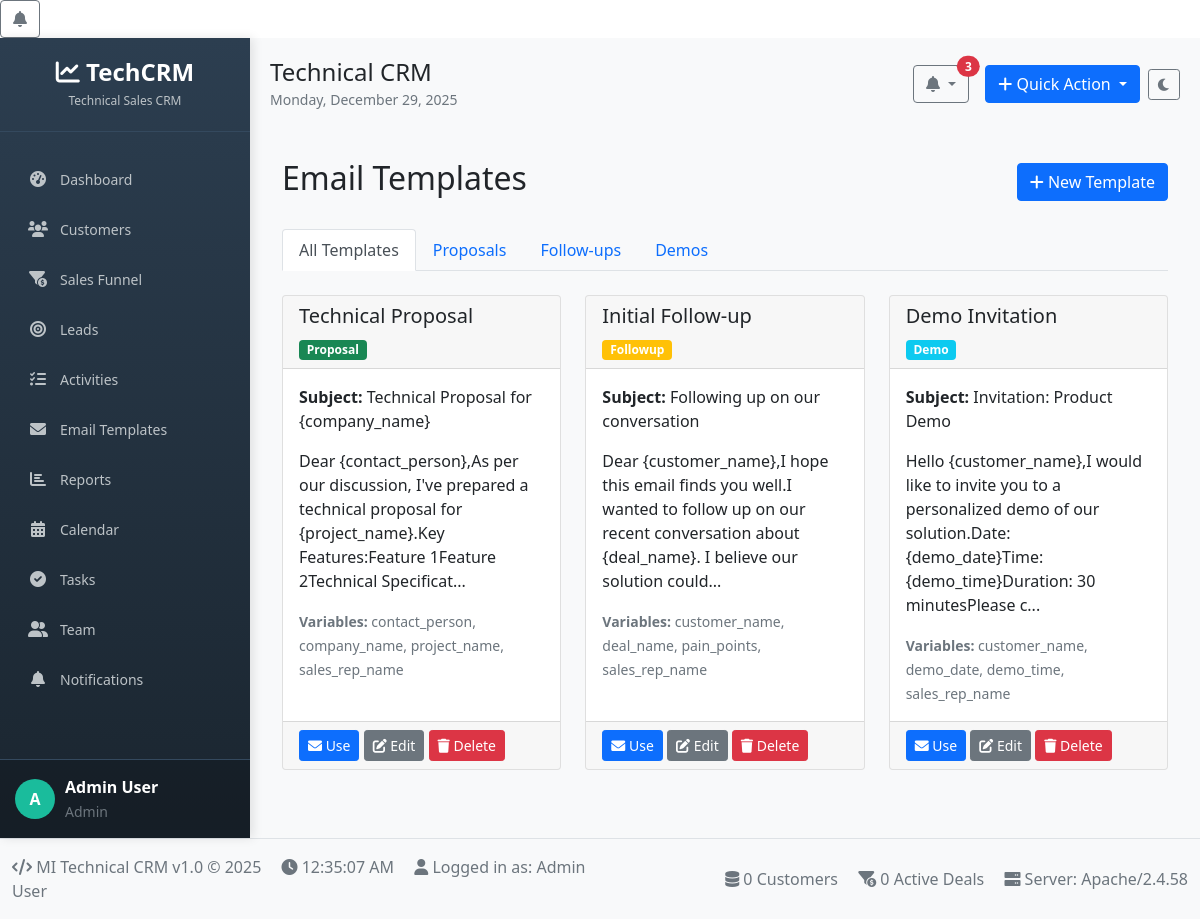
/email (signed in), run on the app's committed database.
### tables this page shows
CREATE TABLE email_templates (
    id INT AUTO_INCREMENT PRIMARY KEY,
    template_name VARCHAR(100) NOT NULL,
    template_slug VARCHAR(100) UNIQUE NOT NULL,
    subject VARCHAR(200) NOT NULL,
    content LONGTEXT NOT NULL,
    
     
    category ENUM('proposal', 'followup', 'demo', 'quote', 'meeting', 'general') DEFAULT 'general',
    
     
    variables TEXT,  
    
     
    is_active BOOLEAN DEFAULT TRUE,
    created_by INT,
    
    created_at TIMESTAMP DEFAULT CURRENT_TIMESTAMP,
    
    FOREIGN KEY (created_by) REFERENCES users(id) ON DELETE SET NULL
);

### app/controllers/email.php (the view, shortened to what this page needs)
<?php
$db = new Database();
$conn = $db->getConnection();
$query = "SELECT * FROM email_templates WHERE is_active = 1 ORDER BY category, template_name";
$stmt = $conn->prepare($query);
$stmt->execute();
$templates = $stmt->fetchAll(PDO::FETCH_ASSOC);
?>
<!DOCTYPE html>
<html lang="en">
<head>
    <link href="https://cdn.jsdelivr.net/npm/bootstrap@5.1.3/dist/css/bootstrap.min.css" rel="stylesheet">
    <link rel="stylesheet" href="https://cdnjs.cloudflare.com/ajax/libs/font-awesome/6.0.0/css/all.min.css">
    <link href="https://cdn.jsdelivr.net/npm/summernote@0.8.18/dist/summernote-lite.min.css" rel="stylesheet">
</head>
<body>
    <?php include __DIR__ . '/../views/sidebar.php'; ?>
    <div class="container-fluid py-4">
        <div class="d-flex justify-content-between align-items-center mb-4">
            <h2>Email Templates</h2>
            <button class="btn btn-primary" data-bs-toggle="modal" data-bs-target="#newTemplateModal">
                <i class="fas fa-plus"></i> New Template
            </button>
        </div>
        <div class="row mb-4">
            <div class="col-12">
                <ul class="nav nav-tabs">
                    <li class="nav-item">
                        <a class="nav-link active" data-bs-toggle="tab" href="#all">All Templates</a>
                    </li>
                    <li class="nav-item">
                        <a class="nav-link" data-bs-toggle="tab" href="#proposal">Proposals</a>
                    </li>
                    <li class="nav-item">
                        <a class="nav-link" data-bs-toggle="tab" href="#followup">Follow-ups</a>
                    </li>
                    <li class="nav-item">
                        <a class="nav-link" data-bs-toggle="tab" href="#demo">Demos</a>
                    </li>
                </ul>
            </div>
        </div>
        <div class="tab-content">
            <div class="tab-pane fade show active" id="all">
                <div class="row">
                    <?php foreach($templates as $template): ?>
                        <div class="col-md-4 mb-4">
                            <div class="card h-100">
                                <div class="card-header">
                                    <h5><?php echo $template['template_name']; ?></h5>
                                    <span class="badge bg-<?php
                                        switch($template['category']) {
                                            case 'proposal': echo 'success'; break;
                                            case 'followup': echo 'warning'; break;
                                            case 'demo': echo 'info'; break;
                                        }
                                    ?>">
                                        <?php echo ucfirst($template['category']); ?>
                                    </span>
                                </div>
                                <div class="card-body">
                                    <p><strong>Subject:</strong> <?php echo $template['subject']; ?></p>
                                    <div class="template-preview mb-3">
                                        <?php echo substr(strip_tags($template['content']), 0, 150); ?>...
                                    </div>
                                    <div class="variables">
                                        <small class="text-muted">
                                            <strong>Variables:</strong>
                                            <?php
                                                $vars = json_decode($template['variables'], true);
                                                if(is_array($vars)) {
                                                    echo implode(', ', $vars);
                                                }
                                            ?>
                                        </small>
                                    </div>
                                </div>
                                <div class="card-footer">
                                    <button class="btn btn-sm btn-primary use-template"
                                            data-id="<?php echo $template['id']; ?>"
                                            data-bs-toggle="modal"
                                            data-bs-target="#sendEmailModal">
                                        <i class="fas fa-envelope"></i> Use
                                    </button>
                                    <button class="btn btn-sm btn-secondary edit-template"
                                            data-id="<?php echo $template['id']; ?>">
                                        <i class="fas fa-edit"></i> Edit
                                    </button>
                                    <button class="btn btn-sm btn-danger delete-template"
                                            data-id="<?php echo $template['id']; ?>">
                                        <i class="fas fa-trash"></i> Delete
                                    </button>
                                </div>
                            </div>
                        </div>
                    <?php endforeach; ?>
                </div>
            </div>
        </div>
    </div>
    <?php include __DIR__ . '/../views/footer.php'; ?>
</body>
</html>

### data on the page
email_templates: template_name "Technical Proposal", category "Proposal", subject "Technical Proposal for {company_name}", content "Dear {contact_person},As per our discussion, I've prepared a technical proposal for {project_name}.Key Features:Feature 1Feature 2Technical Specificat", variables "contact_person, company_name, project_name, sales_rep_name"
email_templates: template_name "Initial Follow-up", category "Followup", subject "Following up on our conversation", content "Dear {customer_name},I hope this email finds you well.I wanted to follow up on our recent conversation about {deal_name}. I believe our solution could", variables "customer_name, deal_name, pain_points, sales_rep_name"
email_templates: template_name "Demo Invitation", category "Demo", subject "Invitation: Product Demo", content "Hello {customer_name},I would like to invite you to a personalized demo of our solution.Date: {demo_date}Time: {demo_time}Duration: 30 minutesPlease c", variables "customer_name, demo_date, demo_time, sales_rep_name"

### other printed values
substr($_SESSION['full_name'], 0, 1) "A"
$_SESSION['full_name'] "Admin User"
$_SESSION['role'] "Admin"
$page_titles[$current_page] "Technical CRM"
$customers "0"
$deals "0"
$_SERVER['SERVER_SOFTWARE'] "Apache/2.4.58"
